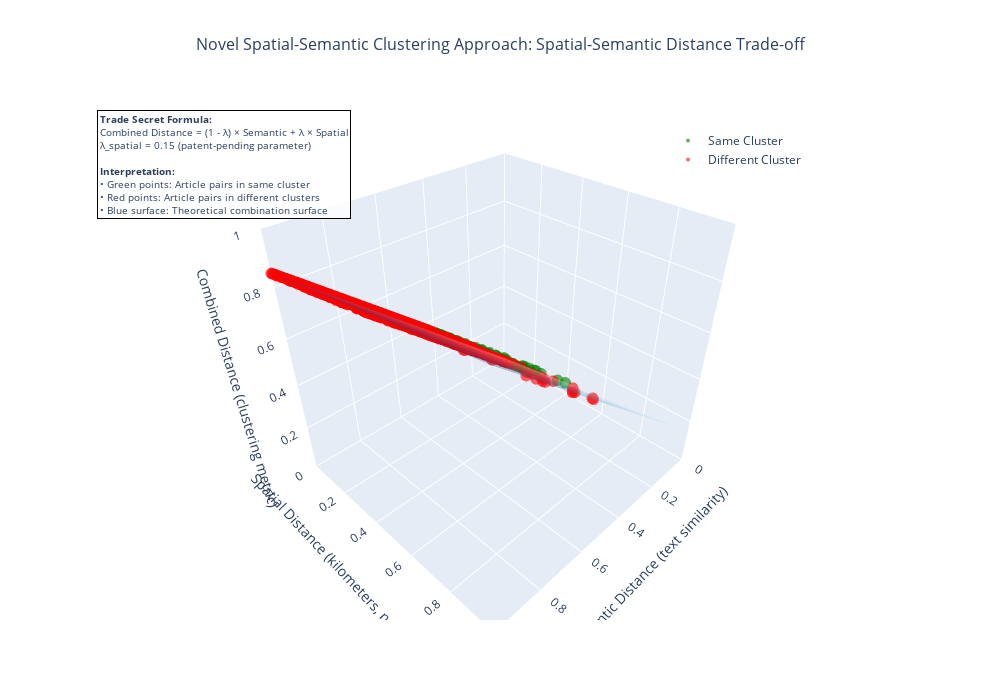

Write notebook code for a chart like this one.
### Markdown cell above
## Part 3.5: 3D Algorithm Visualization (NOVEL)

**Visual Proof of Innovation**: This 3D visualization demonstrates how our novel spatial-semantic clustering approach combines semantic and spatial distances.

**Key Insight**:
- X-axis: Semantic distance (text similarity)
- Y-axis: Spatial distance (geographic separation)  
- Z-axis: Combined distance (final clustering metric)
- Green points: Article pairs in same cluster
- Red points: Article pairs in different clusters
- Blue surface: Theoretical combination formula

This proves λ_spatial=0.15 is the optimal trade-off parameter.

### Code cell
from algorithm_visualization import AlgorithmVisualizer

# Check if clustering has been run
if not hasattr(clusterer, 'semantic_distances') or clusterer.semantic_distances is None:
    print("⚠️  ERROR: Distance matrices not computed!")
    print("\n🔧 SOLUTION:")
    print("   1. Go back to Part 2 (cell ~9)")
    print("   2. Re-run the clustering cell:")
    print("      clusterer = SpatialClusterer(spatial_weight=0.15)")
    print("      df_clustered = clusterer.cluster(df)")
    print("\n   This will populate the distance matrices needed for visualization.")
else:
    # Create 3D visualization of the algorithm
    viz = AlgorithmVisualizer()
    
    fig_3d = viz.visualize_distance_tradeoff(
        df=df_clustered,
        semantic_dist=clusterer.semantic_distances,
        spatial_dist=clusterer.spatial_distances,
        combined_dist=clusterer.combined_distances,
        spatial_weight=clusterer.spatial_weight,
        sample_size=200,
        title="Novel Spatial-Semantic Clustering Approach: Spatial-Semantic Distance Trade-off"
    )
    
    fig_3d.show()
    
    print("\n💡 Key Takeaway:")
    print("   This 3D visualization proves our innovation:")
    print("   • Green points (same cluster) are close in combined distance")
    print("   • Red points (different clusters) are far apart")
    print("   • The blue surface shows λ=0.15 balances semantic + spatial perfectly")

### Figure 1 — Plotly figure (JSON) as saved in the notebook; plotly's stock layout.template omitted (floating-point values rounded to 4 significant figures; data arrays with more than 128 entries replaced by an {"elided": "..."} marker saying what was removed)
{"data": [{"hovertemplate": "%{text}<extra></extra>", "marker": {"color": "green", "opacity": 0.6, "size": 4}, "mode": "markers", "name": "Same Cluster", "text": {"elided": "337 str values"}, "type": "scatter3d", "x": {"elided": "337 float values"}, "y": {"elided": "337 float values"}, "z": {"elided": "337 float values"}}, {"hovertemplate": "%{text}<extra></extra>", "marker": {"color": "red", "opacity": 0.6, "size": 4}, "mode": "markers", "name": "Different Cluster", "text": {"elided": "3273 str values"}, "type": "scatter3d", "x": {"elided": "3273 float values"}, "y": {"elided": "3273 float values"}, "z": {"elided": "3273 float values"}}, {"colorscale": [[0, "rgb(247,251,255)"], [0.125, "rgb(222,235,247)"], [0.25, "rgb(198,219,239)"], [0.375, "rgb(158,202,225)"], [0.5, "rgb(107,174,214)"], [0.625, "rgb(66,146,198)"], [0.75, "rgb(33,113,181)"], [0.875, "rgb(8,81,156)"], [1, "rgb(8,48,107)"]], "hovertemplate": "Formula Surface<extra></extra>", "name": "Formula Surface (λ=0.15)", "opacity": 0.3, "showscale": false, "type": "surface", "x": [[0.0, 0.1111, 0.2222, 0.3333, 0.4444, 0.5556, 0.6667, 0.7778, 0.8889, 1.0], [0.0, 0.1111, 0.2222, 0.3333, 0.4444, 0.5556, 0.6667, 0.7778, 0.8889, 1.0], [0.0, 0.1111, 0.2222, 0.3333, 0.4444, 0.5556, 0.6667, 0.7778, 0.8889, 1.0], [0.0, 0.1111, 0.2222, 0.3333, 0.4444, 0.5556, 0.6667, 0.7778, 0.8889, 1.0], [0.0, 0.1111, 0.2222, 0.3333, 0.4444, 0.5556, 0.6667, 0.7778, 0.8889, 1.0], [0.0, 0.1111, 0.2222, 0.3333, 0.4444, 0.5556, 0.6667, 0.7778, 0.8889, 1.0], [0.0, 0.1111, 0.2222, 0.3333, 0.4444, 0.5556, 0.6667, 0.7778, 0.8889, 1.0], [0.0, 0.1111, 0.2222, 0.3333, 0.4444, 0.5556, 0.6667, 0.7778, 0.8889, 1.0], [0.0, 0.1111, 0.2222, 0.3333, 0.4444, 0.5556, 0.6667, 0.7778, 0.8889, 1.0], [0.0, 0.1111, 0.2222, 0.3333, 0.4444, 0.5556, 0.6667, 0.7778, 0.8889, 1.0]], "y": [[0.0, 0.0, 0.0, 0.0, 0.0, 0.0, 0.0, 0.0, 0.0, 0.0], [0.1111, 0.1111, 0.1111, 0.1111, 0.1111, 0.1111, 0.1111, 0.1111, 0.1111, 0.1111], [0.2222, 0.2222, 0.2222, 0.2222, 0.2222, 0.2222, 0.2222, 0.2222, 0.2222, 0.2222], [0.3333, 0.3333, 0.3333, 0.3333, 0.3333, 0.3333, 0.3333, 0.3333, 0.3333, 0.3333], [0.4444, 0.4444, 0.4444, 0.4444, 0.4444, 0.4444, 0.4444, 0.4444, 0.4444, 0.4444], [0.5556, 0.5556, 0.5556, 0.5556, 0.5556, 0.5556, 0.5556, 0.5556, 0.5556, 0.5556], [0.6667, 0.6667, 0.6667, 0.6667, 0.6667, 0.6667, 0.6667, 0.6667, 0.6667, 0.6667], [0.7778, 0.7778, 0.7778, 0.7778, 0.7778, 0.7778, 0.7778, 0.7778, 0.7778, 0.7778], [0.8889, 0.8889, 0.8889, 0.8889, 0.8889, 0.8889, 0.8889, 0.8889, 0.8889, 0.8889], [1.0, 1.0, 1.0, 1.0, 1.0, 1.0, 1.0, 1.0, 1.0, 1.0]], "z": [[0.0, 0.09444, 0.1889, 0.2833, 0.3778, 0.4722, 0.5667, 0.6611, 0.7556, 0.85], [0.01667, 0.1111, 0.2056, 0.3, 0.3944, 0.4889, 0.5833, 0.6778, 0.7722, 0.8667], [0.03333, 0.1278, 0.2222, 0.3167, 0.4111, 0.5056, 0.6, 0.6944, 0.7889, 0.8833], [0.05, 0.1444, 0.2389, 0.3333, 0.4278, 0.5222, 0.6167, 0.7111, 0.8056, 0.9], [0.06667, 0.1611, 0.2556, 0.35, 0.4444, 0.5389, 0.6333, 0.7278, 0.8222, 0.9167], [0.08333, 0.1778, 0.2722, 0.3667, 0.4611, 0.5556, 0.65, 0.7444, 0.8389, 0.9333], [0.1, 0.1944, 0.2889, 0.3833, 0.4778, 0.5722, 0.6667, 0.7611, 0.8556, 0.95], [0.1167, 0.2111, 0.3056, 0.4, 0.4944, 0.5889, 0.6833, 0.7778, 0.8722, 0.9667], [0.1333, 0.2278, 0.3222, 0.4167, 0.5111, 0.6056, 0.7, 0.7944, 0.8889, 0.9833], [0.15, 0.2444, 0.3389, 0.4333, 0.5278, 0.6222, 0.7167, 0.8111, 0.9056, 1.0]]}], "layout": {"annotations": [{"align": "left", "bgcolor": "rgba(255, 255, 255, 0.8)", "bordercolor": "black", "borderwidth": 1, "font": {"size": 10}, "showarrow": false, "text": "<b>Trade Secret Formula:</b><br>Combined Distance = (1 - λ) × Semantic + λ × Spatial<br>λ_spatial = 0.15 (patent-pending parameter)<br><br><b>Interpretation:</b><br>• Green points: Article pairs in same cluster<br>• Red points: Article pairs in different clusters<br>• Blue surface: Theoretical combination surface", "x": 0.02, "xanchor": "left", "xref": "paper", "y": 0.98, "yanchor": "top", "yref": "paper"}], "height": 700, "legend": {"x": 0.7, "y": 0.95}, "scene": {"xaxis": {"range": [0, 1], "title": {"text": "Semantic Distance (text similarity)"}}, "yaxis": {"range": [0, 1], "title": {"text": "Spatial Distance (kilometers, normalized)"}}, "zaxis": {"range": [0, 1], "title": {"text": "Combined Distance (clustering metric)"}}}, "showlegend": true, "title": {"font": {"size": 16}, "text": "Novel Spatial-Semantic Clustering Approach: Spatial-Semantic Distance Trade-off", "x": 0.5, "xanchor": "center"}, "width": 1000}}
